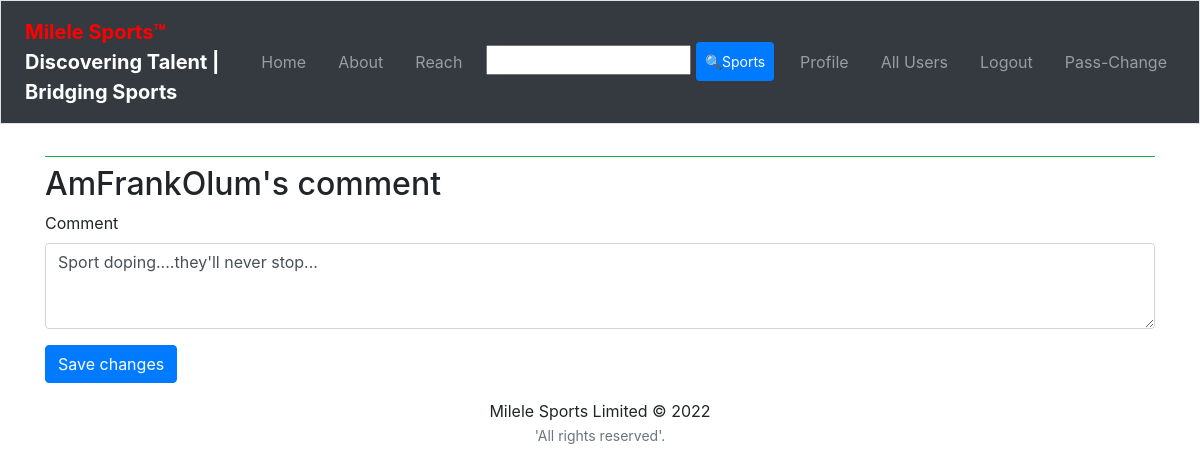
Page /edit_comment/11/ (signed in) on the committed database.
### sportsApp/models.py (models this page shows, shortened)
class UserComment(models.Model):
    blog = models.ForeignKey(SportBlog, on_delete=models.CASCADE)
    owner = models.ForeignKey(User, on_delete=models.CASCADE)
    comment = models.TextField()
    date_published = models.DateField(auto_now_add=True)
    class Meta:
        verbose_name_plural = 'user comments'

### sportsApp/views.py (the view)
@login_required
def edit_comment(request, item_id):
    comment = get_object_or_404(UserComment, id=item_id)
    blog = comment.blog
    if comment.owner != request.user:
        raise Http404
    else:
        form = UserCommentForm(instance=comment)
    if request.method == 'POST':
        form = UserCommentForm(instance=comment, data=request.POST)
        if form.is_valid():
            form.save()
            return redirect("sportsApp:index")
    context_dict = {'form': form, 'blog': blog, 'comment': comment}
    return render(request, "sportsApp/edit_comment.html", context_dict)

### sportsApp/forms.py
class UserCommentForm(forms.ModelForm):
    comment = forms.CharField(widget=forms.Textarea(
        attrs={'cols':15, 'rows':3}),
        required=False
    )
    class Meta:
        model = UserComment
        exclude = ('blog', 'owner')

### templates/sportsApp/edit_comment.html (shortened to what this page needs)
{% extends 'sportsApp/base.html' %}
{% load static %}
{% load bootstrap4 %}
{% block body_block %}
{% if comment %}
<h2>{{comment.owner}}'s comment</h2>
<div>
    <form action="{% url 'sportsApp:edit_comment' comment.id %}"
        method="post">
    {% bootstrap_form form %}
    {% buttons %}
    <button name="submit" class="btn btn-primary">Save changes</button>
    {% endbuttons %}
    </form>
</div>
{% else %}
<strong>Not found!</strong>
{% endif %}
{% endblock %}

### rows in the picture
UserComment: owner "AmFrankOlum", comment "Sport doping....they'll never stop..."
